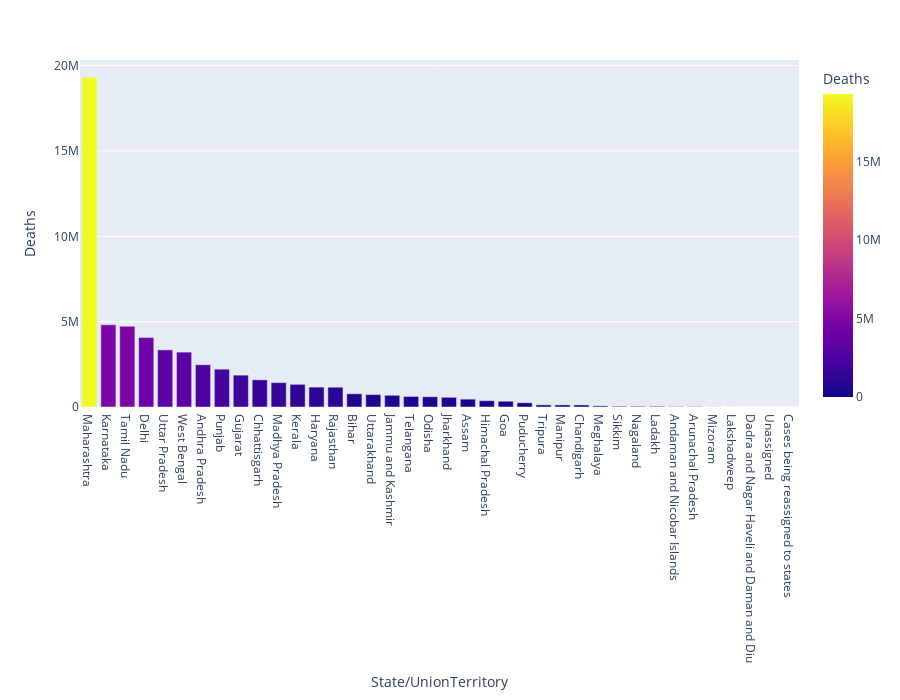

Write notebook code for a chart like this one.
### Markdown cell above
### Above is the top 10 Death cases of covid 19 in india(2020-2021)

### Code cell
px.bar(x='State/UnionTerritory',y='Deaths',data_frame=top_deathcases,color='Deaths',height=700)

### Figure 1 — Plotly figure (JSON) as saved in the notebook; plotly's stock layout.template omitted (floating-point values rounded to 4 significant figures)
{"data": [{"alignmentgroup": "True", "hovertemplate": "State/UnionTerritory=%{x}<br>Deaths=%{marker.color}<extra></extra>", "legendgroup": "", "marker": {"color": [19314532, 4819018, 4731627, 4066907, 3347656, 3214840, 2475816, 2216735, 1866811, 1591126, 1427780, 1327754, 1166573, 1159823, 775163, 728512, 686680, 617882, 600149, 569298, 459575, 371931, 338359, 249683, 124444, 122089, 119356, 66293, 41530, 39420, 38578, 22624, 19303, 5073, 2178, 882, 0, 0], "coloraxis": "coloraxis", "pattern": {"shape": ""}}, "name": "", "offsetgroup": "", "orientation": "v", "showlegend": false, "textposition": "auto", "type": "bar", "x": ["Maharashtra", "Karnataka", "Tamil Nadu", "Delhi", "Uttar Pradesh", "West Bengal", "Andhra Pradesh", "Punjab", "Gujarat", "Chhattisgarh", "Madhya Pradesh", "Kerala", "Haryana", "Rajasthan", "Bihar", "Uttarakhand", "Jammu and Kashmir", "Telangana", "Odisha", "Jharkhand", "Assam", "Himachal Pradesh", "Goa", "Puducherry", "Tripura", "Manipur", "Chandigarh", "Meghalaya", "Sikkim", "Nagaland", "Ladakh", "Andaman and Nicobar Islands", "Arunachal Pradesh", "Mizoram", "Lakshadweep", "Dadra and Nagar Haveli and Daman and Diu", "Unassigned", "Cases being reassigned to states"], "xaxis": "x", "y": [19314532, 4819018, 4731627, 4066907, 3347656, 3214840, 2475816, 2216735, 1866811, 1591126, 1427780, 1327754, 1166573, 1159823, 775163, 728512, 686680, 617882, 600149, 569298, 459575, 371931, 338359, 249683, 124444, 122089, 119356, 66293, 41530, 39420, 38578, 22624, 19303, 5073, 2178, 882, 0, 0], "yaxis": "y"}], "layout": {"barmode": "relative", "coloraxis": {"colorbar": {"title": {"text": "Deaths"}}, "colorscale": [[0, "#0d0887"], [0.1111, "#46039f"], [0.2222, "#7201a8"], [0.3333, "#9c179e"], [0.4444, "#bd3786"], [0.5556, "#d8576b"], [0.6667, "#ed7953"], [0.7778, "#fb9f3a"], [0.8889, "#fdca26"], [1, "#f0f921"]]}, "height": 700, "legend": {"tracegroupgap": 0}, "margin": {"t": 60}, "xaxis": {"anchor": "y", "domain": [0, 1], "title": {"text": "State/UnionTerritory"}}, "yaxis": {"anchor": "x", "domain": [0, 1], "title": {"text": "Deaths"}}}}
